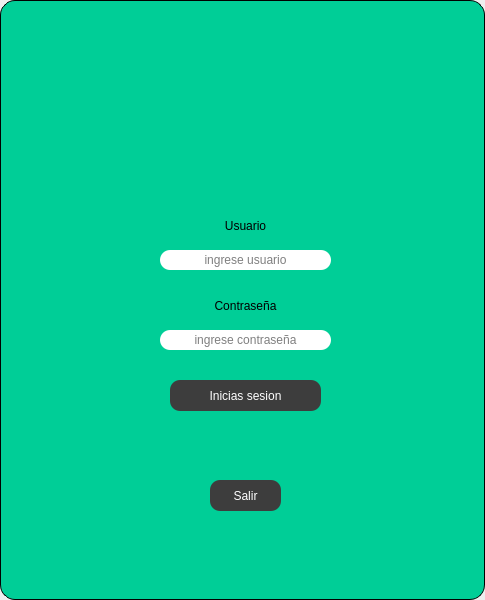
<?xml version="1.0" encoding="UTF-8"?>
<ui version="4.0">
 <class>MainWindow</class>
 <widget class="QMainWindow" name="MainWindow">
  <property name="geometry">
   <rect>
    <x>0</x>
    <y>0</y>
    <width>485</width>
    <height>600</height>
   </rect>
  </property>
  <property name="windowTitle">
   <string>MainWindow</string>
  </property>
  <widget class="QWidget" name="centralwidget">
   <layout class="QHBoxLayout" name="horizontalLayout">
    <property name="spacing">
     <number>0</number>
    </property>
    <property name="leftMargin">
     <number>0</number>
    </property>
    <property name="topMargin">
     <number>0</number>
    </property>
    <property name="rightMargin">
     <number>0</number>
    </property>
    <property name="bottomMargin">
     <number>0</number>
    </property>
    <item>
     <widget class="QFrame" name="frame">
      <property name="styleSheet">
       <string notr="true">QFrame{
background-color: rgb(0, 206, 151);
border-radius:15px;
border:1px solid rgb(0, 0, 0);
}</string>
      </property>
      <property name="frameShape">
       <enum>QFrame::StyledPanel</enum>
      </property>
      <property name="frameShadow">
       <enum>QFrame::Raised</enum>
      </property>
      <widget class="QLabel" name="label">
       <property name="geometry">
        <rect>
         <x>110</x>
         <y>40</y>
         <width>281</width>
         <height>151</height>
        </rect>
       </property>
       <property name="styleSheet">
        <string notr="true">
border: none;
background-color: rgb(0, 206, 151);</string>
       </property>
       <property name="text">
        <string/>
       </property>
       <property name="pixmap">
        <pixmap>img/logo_empresa.svg</pixmap>
       </property>
       <property name="scaledContents">
        <bool>true</bool>
       </property>
      </widget>
      <widget class="QLabel" name="label_2">
       <property name="geometry">
        <rect>
         <x>200</x>
         <y>210</y>
         <width>91</width>
         <height>31</height>
        </rect>
       </property>
       <property name="styleSheet">
        <string notr="true">background-color: rgb(0, 206, 151);
font: 75 12pt &quot;Arial&quot;;
border:none;</string>
       </property>
       <property name="text">
        <string>Usuario</string>
       </property>
       <property name="alignment">
        <set>Qt::AlignCenter</set>
       </property>
      </widget>
      <widget class="QLabel" name="label_3">
       <property name="geometry">
        <rect>
         <x>200</x>
         <y>290</y>
         <width>91</width>
         <height>31</height>
        </rect>
       </property>
       <property name="styleSheet">
        <string notr="true">background-color: rgb(0, 206, 151);
font: 12pt &quot;Arial&quot;;
border:none;</string>
       </property>
       <property name="text">
        <string>Contraseña</string>
       </property>
       <property name="alignment">
        <set>Qt::AlignCenter</set>
       </property>
      </widget>
      <widget class="QLineEdit" name="users">
       <property name="geometry">
        <rect>
         <x>160</x>
         <y>250</y>
         <width>171</width>
         <height>20</height>
        </rect>
       </property>
       <property name="styleSheet">
        <string notr="true">background-color: rgb(255, 255, 255);
border-radius: 10px;
borde:none;</string>
       </property>
       <property name="alignment">
        <set>Qt::AlignCenter</set>
       </property>
       <property name="placeholderText">
        <string>ingrese usuario</string>
       </property>
      </widget>
      <widget class="QLineEdit" name="password">
       <property name="geometry">
        <rect>
         <x>160</x>
         <y>330</y>
         <width>171</width>
         <height>20</height>
        </rect>
       </property>
       <property name="styleSheet">
        <string notr="true">background-color: rgb(255, 255, 255);
border-radius: 10px;
borde:none;</string>
       </property>
       <property name="alignment">
        <set>Qt::AlignCenter</set>
       </property>
       <property name="placeholderText">
        <string>ingrese contraseña</string>
       </property>
      </widget>
      <widget class="QPushButton" name="bt_ingresar">
       <property name="geometry">
        <rect>
         <x>170</x>
         <y>380</y>
         <width>151</width>
         <height>31</height>
        </rect>
       </property>
       <property name="styleSheet">
        <string notr="true">QPushButton{
background-color: rgb(61,61,61);
border-radius:10px;
color:rgb(255, 255, 255);
font: 77 10pt &quot;Arial Black&quot;;
}
QPushButton:hover{
background-color:white;
border-radius:10px;
color:rgn(0,0,0);
font: 77 10pt &quot;Arial Black&quot;;
}</string>
       </property>
       <property name="text">
        <string>Inicias sesion</string>
       </property>
      </widget>
      <widget class="QPushButton" name="salir">
       <property name="geometry">
        <rect>
         <x>210</x>
         <y>480</y>
         <width>71</width>
         <height>31</height>
        </rect>
       </property>
       <property name="styleSheet">
        <string notr="true">QPushButton{
background-color: rgb(61,61,61);
border-radius:10px;
color:rgb(255, 255, 255);
font: 77 10pt &quot;Arial Black&quot;;
}
QPushButton:hover{
background-color:white;
border-radius:10px;
color:rgn(0,0,0);
font: 77 10pt &quot;Arial Black&quot;;
}</string>
       </property>
       <property name="text">
        <string>Salir</string>
       </property>
      </widget>
      <widget class="QLabel" name="signal_incorrecto">
       <property name="geometry">
        <rect>
         <x>76</x>
         <y>360</y>
         <width>331</width>
         <height>20</height>
        </rect>
       </property>
       <property name="styleSheet">
        <string notr="true">background-color: rgb(0, 206, 151);
font: 75 8pt &quot;Arial&quot;;
color: rgb(255, 0, 0);
border:none;</string>
       </property>
       <property name="text">
        <string/>
       </property>
       <property name="alignment">
        <set>Qt::AlignCenter</set>
       </property>
      </widget>
     </widget>
    </item>
   </layout>
  </widget>
 </widget>
 <resources/>
 <connections>
  <connection>
   <sender>salir</sender>
   <signal>clicked()</signal>
   <receiver>MainWindow</receiver>
   <slot>close()</slot>
   <hints>
    <hint type="sourcelabel">
     <x>227</x>
     <y>497</y>
    </hint>
    <hint type="destinationlabel">
     <x>239</x>
     <y>618</y>
    </hint>
   </hints>
  </connection>
 </connections>
</ui>
